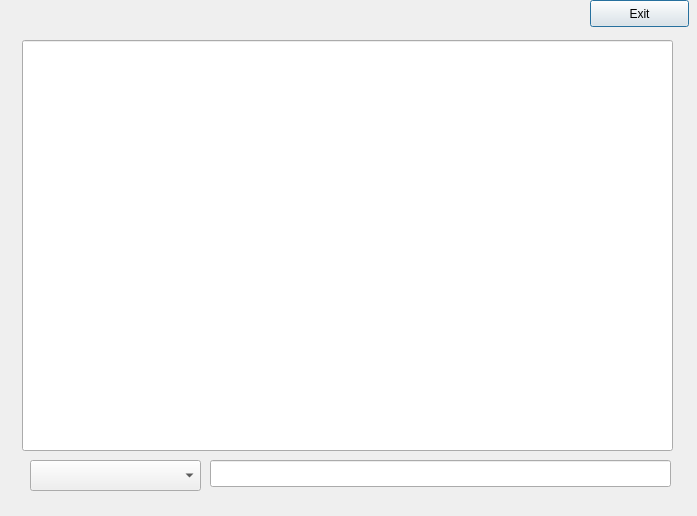
<?xml version="1.0" encoding="UTF-8"?>
<ui version="4.0">
 <class>chatWindow</class>
 <widget class="QDialog" name="chatWindow">
  <property name="geometry">
   <rect>
    <x>0</x>
    <y>0</y>
    <width>697</width>
    <height>516</height>
   </rect>
  </property>
  <property name="windowTitle">
   <string>Dialog</string>
  </property>
  <widget class="QPushButton" name="pushButton">
   <property name="geometry">
    <rect>
     <x>590</x>
     <y>0</y>
     <width>99</width>
     <height>27</height>
    </rect>
   </property>
   <property name="whatsThis">
    <string>&lt;html&gt;&lt;head/&gt;&lt;body&gt;&lt;p&gt;&lt;br/&gt;&lt;/p&gt;&lt;/body&gt;&lt;/html&gt;</string>
   </property>
   <property name="text">
    <string>Exit</string>
   </property>
  </widget>
  <widget class="QLineEdit" name="returnChat">
   <property name="geometry">
    <rect>
     <x>22</x>
     <y>40</y>
     <width>651</width>
     <height>411</height>
    </rect>
   </property>
  </widget>
  <widget class="QComboBox" name="targetList">
   <property name="geometry">
    <rect>
     <x>30</x>
     <y>460</y>
     <width>171</width>
     <height>31</height>
    </rect>
   </property>
  </widget>
  <widget class="QLineEdit" name="userChat">
   <property name="geometry">
    <rect>
     <x>210</x>
     <y>460</y>
     <width>461</width>
     <height>27</height>
    </rect>
   </property>
  </widget>
 </widget>
 <resources/>
 <connections/>
</ui>
